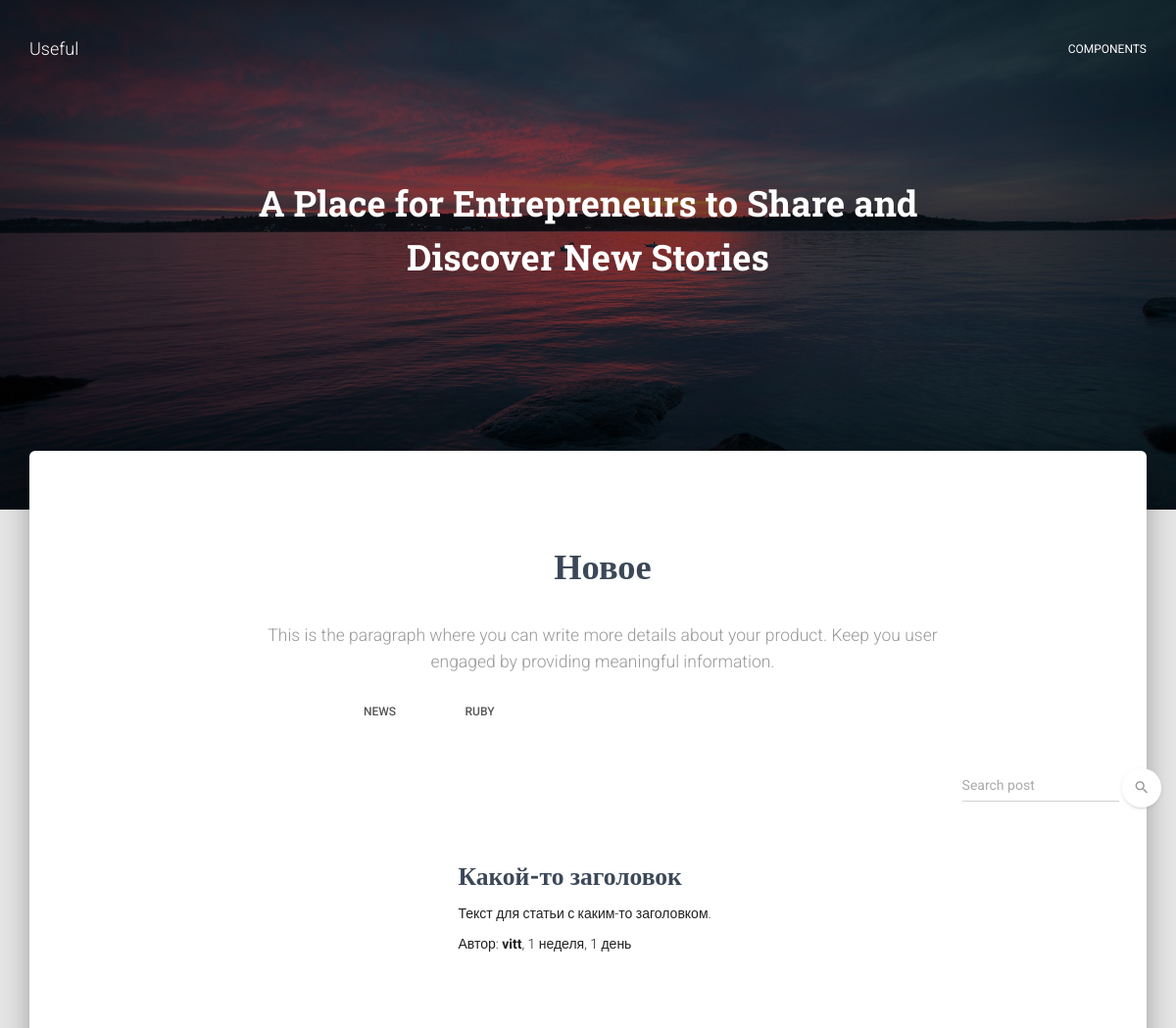
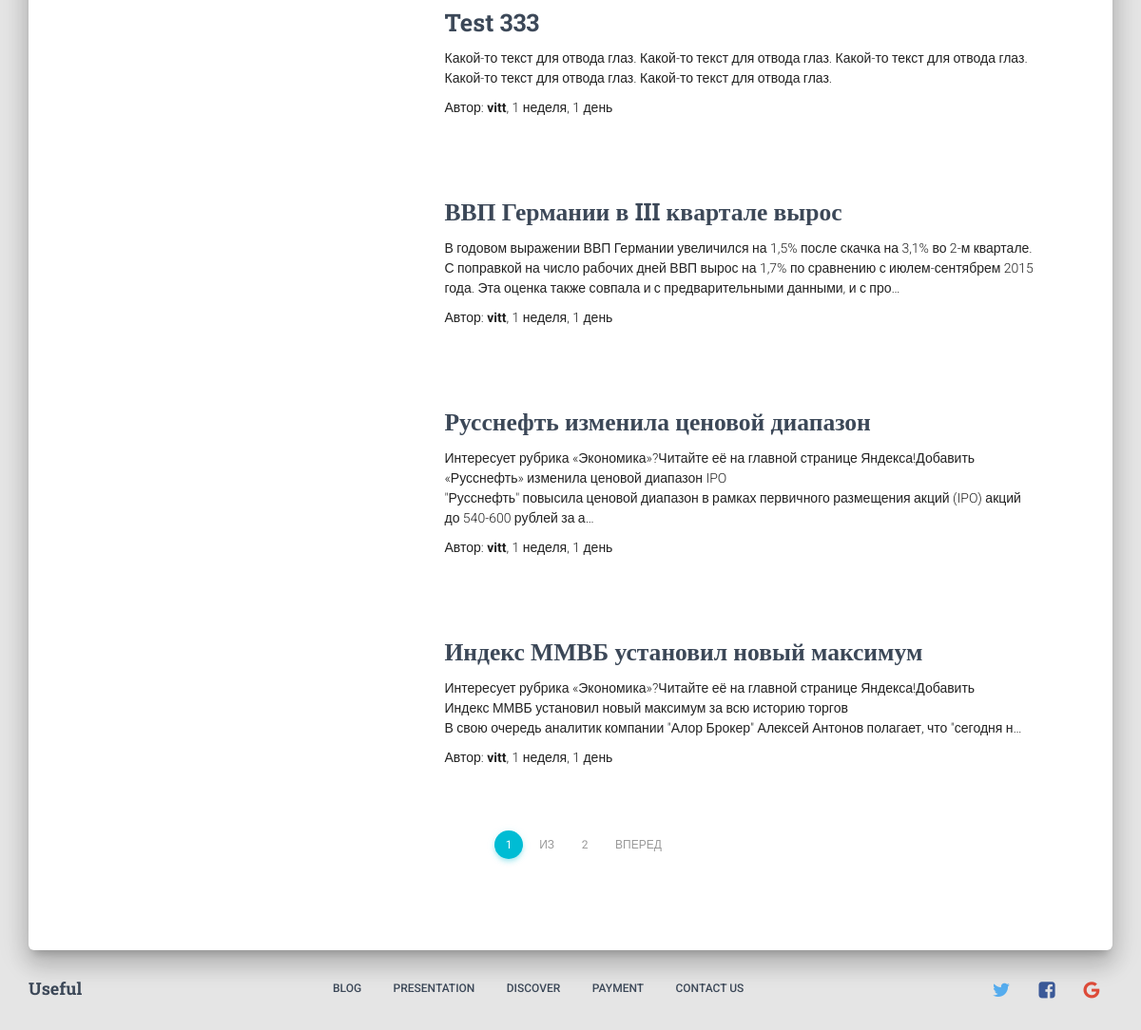
The page / on the database its author committed (2 pictures, top to bottom).
### posts/models.py (models this page shows, shortened)
class Category(models.Model):
    name = models.CharField(max_length=128, unique=True, verbose_name='Название')
    slug = models.SlugField(unique=True)
    image = models.ImageField(null=True, blank=True, verbose_name='Изображение')
    class Meta:
        verbose_name = 'Категории'
        verbose_name_plural = 'Категории'

class Post(models.Model):
    category = models.ForeignKey(Category, default=1, verbose_name='Категория')
    user = models.ForeignKey(settings.AUTH_USER_MODEL, default=1, verbose_name='Пользователь')
    title = models.CharField(max_length=120, verbose_name='Заголовок')
    slug = models.SlugField(unique=True)
    image = models.ImageField(null=True, blank=True, verbose_name='Изображение')
    content = models.TextField(max_length=10000, verbose_name='Контент')
    updated = models.DateTimeField(auto_now=True, auto_now_add=False, verbose_name='Обновлено')
    timestamp = models.DateTimeField(auto_now=False, auto_now_add=True, verbose_name='Создано')
    keywords = models.CharField(max_length=1024, blank=True, null=True)
    description = models.CharField(max_length=1024, blank=True, null=True)
    class Meta:
        verbose_name = 'Статьи'
        verbose_name_plural = 'Статьи'
        ordering = ["-timestamp", "-updated"]
    def get_absolute_url(self):
        return reverse("detail", kwargs={"slug": self.slug})

### posts/views.py (the view, shortened to what this page needs)
# urls.py: url(r'^$', post_list, name="list"),
def post_list(request):
    queryset_list = Post.objects.all()
    category_list = Category.objects.all()
    search = request.GET.get("s")
    paginator = Paginator(queryset_list, 5)  # Show 5 contacts per page
    page = request.GET.get('page')
    try:
        queryset = paginator.page(page)
    except PageNotAnInteger:
        queryset = paginator.page(1)
    except EmptyPage:
        queryset = paginator.page(paginator.num_pages)
    context = {
        "object_list": queryset,
        "category_list": category_list,
        "title": "Новое"
    }
    return render(request, "post_list.html", context)

### templates/post_list.html (shortened to what this page needs)
{% extends "base.html" %}
{% block content %}
{% include "img_top.html" %}
<div class="main main-raised">
<div class="container">
<div class="section">
    <div class="row">
        <div class="col-md-8 col-md-offset-2 text-center">
            <h2 class="title">{{ title }}</h2>
            <h5 class="description">This is the paragraph where you can write more details about your product. Keep you user engaged by providing meaningful information.</h5>
        </div>
    </div>
    <div class="row">
        <div class="col-md-6 col-md-offset-3 text-center">
            <ul class="nav nav-pills nav-pills-primary">
                {% for cat in category_list %}
                <li><a href="{{ cat.url }}" data-toggle="tab">{{ cat.name }}</a></li>
                {% endfor %}
            </ul>
        </div>
        <div class="col-md-12 text-right">
            <form class="navbar-form navbar-right" method="get" action="">
                <div class="form-group form-white is-empty">
                    <input class="form-control" type="text" name="s" placeholder="Search post" value="{{ request.GET.s }}">
                    <button type="submit" value="Search" class="btn btn-white btn-raised btn-fab btn-fab-mini"><i class="material-icons">search</i></button>
                </div>
            </form>
        </div>
    </div>
    <div class="row">
    {% for obj in object_list %}
    <div class="col-md-10 col-md-offset-1">
        <div class="card card-plain card-blog">
            <div class="row">
                <div class="col-md-4">
                </div>
                <div class="col-md-8">
                    <h3 class="card-title">
                        <a href="{{ obj.get_absolute_url }}">{{obj.title}}</a>
                    </h3>
                    <p class="card-description">{{ obj.content|linebreaks|truncatechars:250 }}</p>
                    <p class="author">
                        Автор: <b>{{ obj.user }}</b>, {{obj.timestamp|timesince}}
                    </p>
                </div>
            </div>
        </div>
    </div>
    {% endfor %}
    </div>
    <div class="row">
        <div class="col-md-12 text-center">
            <ul class="pagination pagination-info">
                <li class="active"><a>{{ object_list.number }}</a></li>
                <li><a>из</a></li>
                <li><a>{{ object_list.paginator.num_pages }}</a></li>
                {% if object_list.has_next %}
                <li><a href="?page={{ object_list.next_page_number }}{% if request.GET.s %}&s={{ request.GET.s }}{% endif %}">вперед </a></li>
                {% endif %}
            </ul>
        </div>
    </div>
</div>
</div>
</div>
{% endblock content %}

### templates/base.html (shortened to what this page needs)
{% load staticfiles %}
<!DOCTYPE html>
<html lang="ru">
<head>
	<link rel="stylesheet" href="https://maxcdn.bootstrapcdn.com/font-awesome/latest/css/font-awesome.min.css" />
    <link href="{% static 'css/bootstrap.min.css' %}" rel="stylesheet" />
    <link href="{% static 'css/material-kit.css' %}" rel="stylesheet"/>
</head>
<body>
{% include "nav.html" %}
{% block content %}{%endblock content %}
{% include "footer.html" %}
</body>
</html>

### templates/nav.html (shortened to what this page needs)
<nav class="navbar navbar-default navbar-fixed-top navbar-color-on-scroll navbar-transparent">
    <div class="container">
        <div class="navbar-header">
            <a class="navbar-brand" href="{% url 'list' %}">Useful</a>
        </div>
        <div class="collapse navbar-collapse" id="navigation-example">
            <ul class="nav navbar-nav navbar-right">
                <li><a href="#">Components</a></li>
            </ul>
        </div>
    </div>
</nav>

### templates/img_top.html
{% load static %}
<div class="page-header header-filter header-small" data-parallax="active" style="background-image: url('{% static 'img/bg2.jpeg' %}');">
    <div class="container">
        <div class="row">
            <div class="col-md-8 col-md-offset-2 text-center">
                <h2 class="title">A Place for Entrepreneurs to Share and Discover New Stories</h2>
            </div>
        </div>
    </div>
</div>

### templates/footer.html
<footer class="footer">
    <div class="container">
        <a class="footer-brand" href="#">Useful</a>
        <ul class="pull-center">
            <li><a href="#">Blog</a></li>
            <li><a href="#">Presentation</a></li>
            <li><a href="#">Discover</a></li>
            <li><a href="#">Payment</a></li>
            <li><a href="#">Contact Us</a></li>
        </ul>
        <ul class="social-buttons pull-right">
            <li>
                <a href="#" target="_blank" class="btn btn-just-icon btn-twitter btn-simple"><i class="fa fa-twitter"></i>
                </a>
            </li>
            <li>
                <a href="#" target="_blank" class="btn btn-just-icon btn-facebook btn-simple">
                    <i class="fa fa-facebook-square"></i></a>
            </li>
            <li>
                <a href="#" target="_blank" class="btn btn-just-icon btn-google btn-simple"><i class="fa fa-google"></i>
                </a>
            </li>
        </ul>
    </div>
</footer>

### rows shown on the page
Category: name "NEWS"
Category: name "RUBY"
Post: title "Какой-то заголовок", content "Текст для статьи с каким-то заголовком.", user "vitt", timestamp "1 неделя, 1 день"
Post: title "Test 333", content "Какой-то текст для отвода глаз. Какой-то текст для отвода глаз. Какой-то текст для отвода глаз. Какой-то текст для отвода глаз. Какой-то текст для отвода глаз.", user "vitt", timestamp "1 неделя, 1 день"
Post: title "ВВП Германии в III квартале вырос", content "В годовом выражении ВВП Германии увеличился на 1,5% после скачка на 3,1% во 2-м квартале. С поправкой на число рабочих дней ВВП вырос на 1,7% по сравнению с июлем-сентябрем 2015 года. Эта оценка также совпала и с предварительными данными, и с про…", user "vitt", timestamp "1 неделя, 1 день"
Post: title "Русснефть изменила ценовой диапазон", content "Интересует рубрика «Экономика»?Читайте её на главной странице Яндекса!Добавить «Русснефть» изменила ценовой диапазон IPO \"Русснефть\" повысила ценовой диапазон в рамках первичного размещения акций (IPO) акций до 540-600 рублей за а…", user "vitt", timestamp "1 неделя, 1 день"
Post: title "Индекс ММВБ установил новый максимум", content "Интересует рубрика «Экономика»?Читайте её на главной странице Яндекса!Добавить Индекс ММВБ установил новый максимум за всю историю торгов В свою очередь аналитик компании \"Алор Брокер\" Алексей Антонов полагает, что \"сегодня н…", user "vitt", timestamp "1 неделя, 1 день"

### other values the page prints
{{ title }} "Новое"
{{ object_list.number }} "1"
{{ object_list.paginator.num_pages }} "2"
